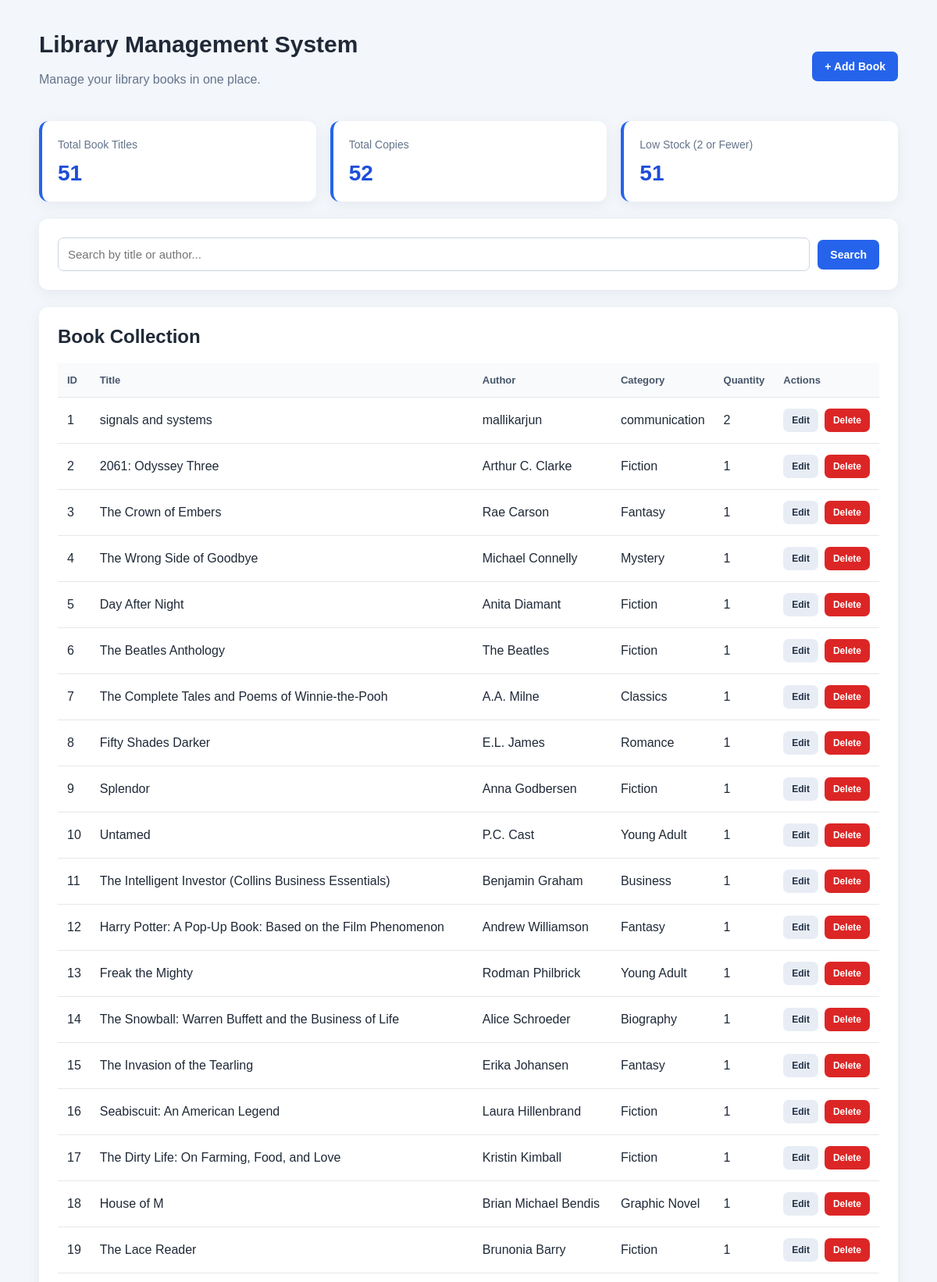
The page / (upper part) on the database its author committed.
### tables this page shows
CREATE TABLE books (
            id INTEGER PRIMARY KEY AUTOINCREMENT,
            title TEXT NOT NULL,
            author TEXT NOT NULL,
            category TEXT NOT NULL,
            quantity INTEGER NOT NULL CHECK (quantity >= 0)
        );

### app.py (the view)
@app.route("/")
def index():
    search = request.args.get("search", "").strip()
    conn = get_db_connection()
    if search:
        books = conn.execute("""
            SELECT * FROM books
            WHERE title LIKE ? OR author LIKE ?
            ORDER BY id ASC
        """, (f"%{search}%", f"%{search}%")).fetchall()
    else:
        books = conn.execute(
            "SELECT * FROM books ORDER BY id ASC"
        ).fetchall()
    stats = conn.execute("""
        SELECT
            COUNT(*) AS total_titles,
            COALESCE(SUM(quantity), 0) AS total_copies,
            COALESCE(SUM(CASE WHEN quantity <= 2 THEN 1 ELSE 0 END), 0)
                AS low_stock
        FROM books
    """).fetchone()
    conn.close()
    return render_template(
        "index.html",
        books=books,
        search=search,
        stats=stats
    )

### app.py (called while the page is built)
def get_db_connection():
    conn = sqlite3.connect(DATABASE)
    conn.row_factory = sqlite3.Row
    return conn

### templates/index.html (shortened to what this page needs)
<!DOCTYPE html>
<html lang="en">
<head>
    <link rel="stylesheet" href="{{ url_for('static', filename='style.css') }}">
</head>
<body>
    <div class="container">
        <header class="page-header">
            <div>
                <h1>Library Management System</h1>
                <p>Manage your library books in one place.</p>
            </div>
            <a class="btn primary" href="{{ url_for('add_book') }}">+ Add Book</a>
        </header>
        <section class="stats-grid">
            <div class="stat-card">
                <p>Total Book Titles</p>
                <h2>{{ stats.total_titles }}</h2>
            </div>
            <div class="stat-card">
                <p>Total Copies</p>
                <h2>{{ stats.total_copies }}</h2>
            </div>
            <div class="stat-card">
                <p>Low Stock (2 or Fewer)</p>
                <h2>{{ stats.low_stock }}</h2>
            </div>
        </section>
        <section class="card">
            <form class="search-form" method="GET" action="{{ url_for('index') }}">
                <input
                    type="text"
                    name="search"
                    placeholder="Search by title or author..."
                    value="{{ search }}"
                >
                <button class="btn primary" type="submit">Search</button>
            </form>
        </section>
        <section class="card">
            <h2>Book Collection</h2>
            {% if books %}
                <div class="table-wrapper">
                    <table>
                        <thead>
                            <tr>
                                <th>ID</th>
                                <th>Title</th>
                                <th>Author</th>
                                <th>Category</th>
                                <th>Quantity</th>
                                <th>Actions</th>
                            </tr>
                        </thead>
                        <tbody>
                            {% for book in books %}
                                <tr>
                                    <td>{{ book.id }}</td>
                                    <td>{{ book.title }}</td>
                                    <td>{{ book.author }}</td>
                                    <td>{{ book.category }}</td>
                                    <td>{{ book.quantity }}</td>
                                    <td class="actions">
                                        <a class="btn small secondary"
                                           href="{{ url_for('edit_book', book_id=book.id) }}">
                                            Edit
                                        </a>
                                        <form method="POST"
                                              action="{{ url_for('delete_book', book_id=book.id) }}"
                                              onsubmit="return confirm('Delete this book?');">
                                            <button class="btn small danger" type="submit">
                                                Delete
                                            </button>
                                        </form>
                                    </td>
                                </tr>
                            {% endfor %}
                        </tbody>
                    </table>
                </div>
            {% endif %}
        </section>
    </div>
</body>
</html>

### static/style.css (style rules this page uses)
* { box-sizing: border-box; }
body { margin: 0; font-family: Arial, Helvetica, sans-serif; background: #f3f6fb; color: #1f2937; }
.container { width: min(1100px, 92%); margin: 40px auto; }
.page-header { display: flex; justify-content: space-between; align-items: center; gap: 20px; margin-bottom: 25px; }
h1 { margin: 0 0 8px; font-size: 30px; }
h2 { margin-top: 0; }
p { color: #64748b; line-height: 1.5; }
.card { background: #ffffff; padding: 24px; border-radius: 12px; margin-bottom: 22px; box-shadow: 0 4px 18px rgba(15, 23, 42, 0.06); }
.btn { display: inline-block; border: none; border-radius: 7px; padding: 11px 16px; font-size: 14px; text-decoration: none; cursor: pointer; font-weight: 600; white-space: nowrap; }
.primary { background: #2563eb; color: white; }
.secondary { background: #e8edf5; color: #243247; }
.danger { background: #dc2626; color: white; }
.small { padding: 8px 11px; font-size: 12px; }
input { width: 100%; padding: 12px; margin: 7px 0 18px; border: 1px solid #cbd5e1; border-radius: 7px; font-size: 15px; }
.search-form { display: flex; gap: 10px; align-items: center; }
.search-form input { flex: 1; margin: 0; min-width: 0; }
.table-wrapper { overflow-x: auto; }
table { width: 100%; border-collapse: collapse; text-align: left; }
th, td { padding: 14px 12px; border-bottom: 1px solid #e5e7eb; }
th { background: #f8fafc; color: #475569; font-size: 13px; }
.actions { display: flex; align-items: center; gap: 8px; }
.actions form { margin: 0; }
.stats-grid { display: grid; grid-template-columns: repeat(3, minmax(0, 1fr)); gap: 18px; margin-bottom: 22px; }
.stat-card { background: #ffffff; padding: 20px; border-radius: 12px; box-shadow: 0 4px 18px rgba(15, 23, 42, 0.06); border-left: 4px solid #2563eb; }
.stat-card p { margin: 0 0 10px; font-size: 14px; }
.stat-card h2 { margin: 0; font-size: 28px; color: #1d4ed8; }

### rows shown on the page
books: id "1", title "signals and systems", author "mallikarjun", category "communication", quantity "2"
books: id "2", title "2061: Odyssey Three", author "Arthur C. Clarke", category "Fiction", quantity "1"
books: id "3", title "The Crown of Embers", author "Rae Carson", category "Fantasy", quantity "1"
books: id "4", title "The Wrong Side of Goodbye", author "Michael Connelly", category "Mystery", quantity "1"
books: id "5", title "Day After Night", author "Anita Diamant", category "Fiction", quantity "1"
books: id "6", title "The Beatles Anthology", author "The Beatles", category "Fiction", quantity "1"
books: id "7", title "The Complete Tales and Poems of Winnie-the-Pooh", author "A.A. Milne", category "Classics", quantity "1"
books: id "8", title "Fifty Shades Darker", author "E.L. James", category "Romance", quantity "1"
books: id "9", title "Splendor", author "Anna Godbersen", category "Fiction", quantity "1"
books: id "10", title "Untamed", author "P.C. Cast", category "Young Adult", quantity "1"
books: id "11", title "The Intelligent Investor (Collins Business Essentials)", author "Benjamin Graham", category "Business", quantity "1"
books: id "12", title "Harry Potter: A Pop-Up Book: Based on the Film Phenomenon", author "Andrew Williamson", category "Fantasy", quantity "1"
books: id "13", title "Freak the Mighty", author "Rodman Philbrick", category "Young Adult", quantity "1"
books: id "14", title "The Snowball: Warren Buffett and the Business of Life", author "Alice Schroeder", category "Biography", quantity "1"
books: id "15", title "The Invasion of the Tearling", author "Erika Johansen", category "Fantasy", quantity "1"
books: id "16", title "Seabiscuit: An American Legend", author "Laura Hillenbrand", category "Fiction", quantity "1"
books: id "17", title "The Dirty Life: On Farming, Food, and Love", author "Kristin Kimball", category "Fiction", quantity "1"
books: id "18", title "House of M", author "Brian Michael Bendis", category "Graphic Novel", quantity "1"
books: id "19", title "The Lace Reader", author "Brunonia Barry", category "Fiction", quantity "1"

### other values the page prints
{{ stats.total_titles }} "51"
{{ stats.total_copies }} "52"
{{ stats.low_stock }} "51"
